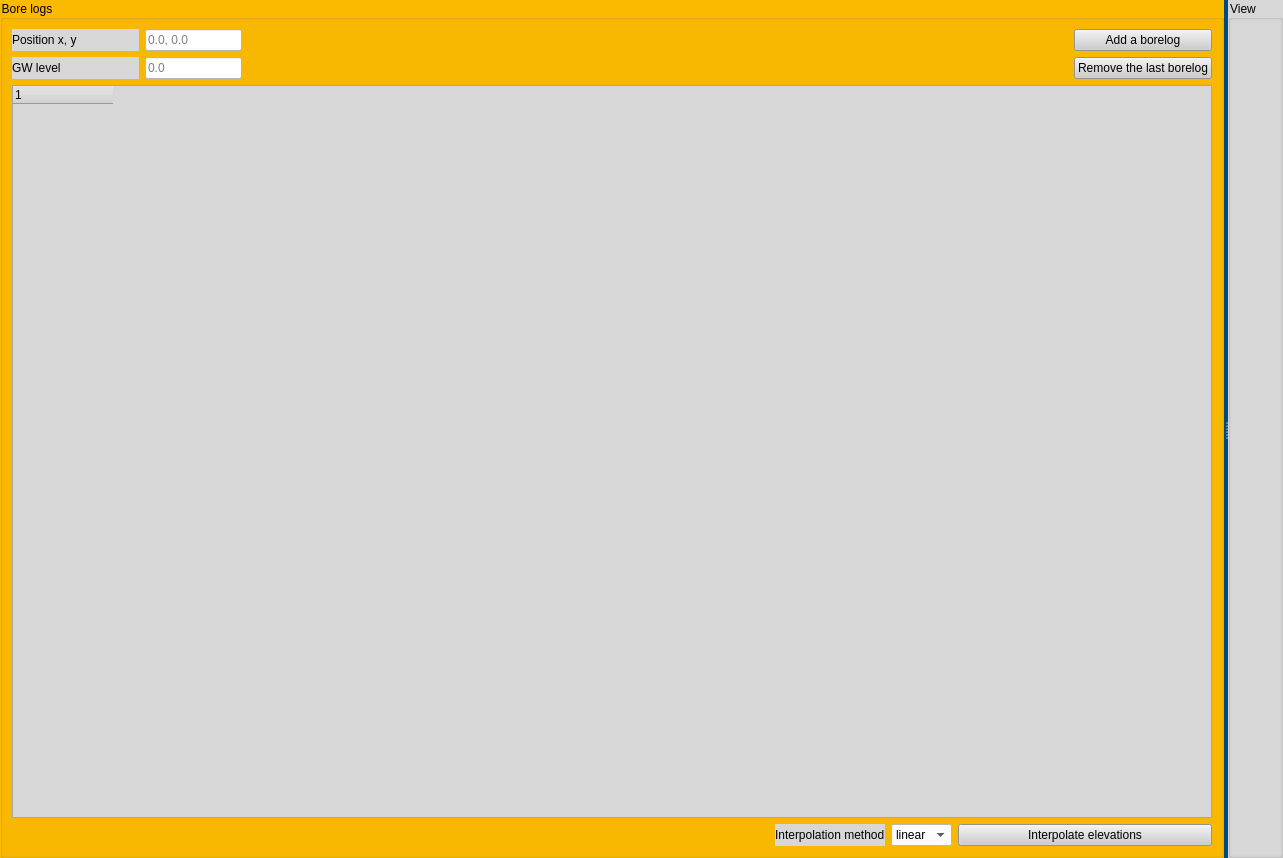
<?xml version="1.0" encoding="UTF-8"?>
<ui version="4.0">
 <class>Form</class>
 <widget class="QWidget" name="Form">
  <property name="geometry">
   <rect>
    <x>0</x>
    <y>0</y>
    <width>1283</width>
    <height>858</height>
   </rect>
  </property>
  <property name="windowTitle">
   <string>Borelog analyzer</string>
  </property>
  <property name="styleSheet">
   <string notr="true">QWidget{
background-color: rgb(0, 74, 127);
}

QPushButton{
background-color: rgb(205, 205, 205);
}

QLineEdit{
background-color:rgb(255, 255, 255)
}

QLabel{
background-color:rgb(215, 215, 215)
}

QCheckBox{
background-color:rgb(215, 215, 215)
}


QTableWidget{
background-color:rgb(215, 215, 215)
}

QComboBox{
background-color:rgb(255, 255, 255)
}</string>
  </property>
  <layout class="QVBoxLayout" name="verticalLayout">
   <property name="leftMargin">
    <number>0</number>
   </property>
   <property name="topMargin">
    <number>0</number>
   </property>
   <property name="rightMargin">
    <number>0</number>
   </property>
   <property name="bottomMargin">
    <number>0</number>
   </property>
   <item>
    <widget class="QSplitter" name="splitter">
     <property name="orientation">
      <enum>Qt::Horizontal</enum>
     </property>
     <widget class="QGroupBox" name="groupBox">
      <property name="styleSheet">
       <string notr="true">QGroupBox{
background-color: rgb(251, 185, 0);
}
</string>
      </property>
      <property name="title">
       <string>Bore logs</string>
      </property>
      <layout class="QGridLayout" name="gridLayout">
       <item row="1" column="1">
        <widget class="QLineEdit" name="lineEdit_2">
         <property name="maximumSize">
          <size>
           <width>120</width>
           <height>16777215</height>
          </size>
         </property>
         <property name="text">
          <string/>
         </property>
         <property name="placeholderText">
          <string>0.0</string>
         </property>
        </widget>
       </item>
       <item row="3" column="0" colspan="3">
        <spacer name="horizontalSpacer_3">
         <property name="orientation">
          <enum>Qt::Horizontal</enum>
         </property>
         <property name="sizeHint" stdset="0">
          <size>
           <width>826</width>
           <height>20</height>
          </size>
         </property>
        </spacer>
       </item>
       <item row="0" column="2" colspan="4">
        <spacer name="horizontalSpacer">
         <property name="orientation">
          <enum>Qt::Horizontal</enum>
         </property>
         <property name="sizeHint" stdset="0">
          <size>
           <width>889</width>
           <height>20</height>
          </size>
         </property>
        </spacer>
       </item>
       <item row="0" column="1">
        <widget class="QLineEdit" name="lineEdit">
         <property name="minimumSize">
          <size>
           <width>0</width>
           <height>0</height>
          </size>
         </property>
         <property name="maximumSize">
          <size>
           <width>120</width>
           <height>16777215</height>
          </size>
         </property>
         <property name="placeholderText">
          <string>0.0, 0.0</string>
         </property>
        </widget>
       </item>
       <item row="3" column="5" colspan="2">
        <widget class="QPushButton" name="pushButton_3">
         <property name="text">
          <string>Interpolate elevations</string>
         </property>
        </widget>
       </item>
       <item row="1" column="6">
        <widget class="QPushButton" name="pushButton_2">
         <property name="text">
          <string>Remove the last borelog</string>
         </property>
        </widget>
       </item>
       <item row="3" column="3">
        <widget class="QLabel" name="label_3">
         <property name="text">
          <string>Interpolation method</string>
         </property>
        </widget>
       </item>
       <item row="0" column="0">
        <widget class="QLabel" name="label">
         <property name="maximumSize">
          <size>
           <width>150</width>
           <height>16777215</height>
          </size>
         </property>
         <property name="text">
          <string>Position x, y</string>
         </property>
        </widget>
       </item>
       <item row="1" column="0">
        <widget class="QLabel" name="label_2">
         <property name="maximumSize">
          <size>
           <width>150</width>
           <height>16777215</height>
          </size>
         </property>
         <property name="text">
          <string>GW level</string>
         </property>
        </widget>
       </item>
       <item row="3" column="4">
        <widget class="QComboBox" name="comboBox">
         <property name="sizePolicy">
          <sizepolicy hsizetype="Fixed" vsizetype="Fixed">
           <horstretch>0</horstretch>
           <verstretch>0</verstretch>
          </sizepolicy>
         </property>
         <property name="styleSheet">
          <string notr="true">background-color: rgb(255, 255, 255);</string>
         </property>
         <item>
          <property name="text">
           <string>linear</string>
          </property>
         </item>
         <item>
          <property name="text">
           <string>cubic</string>
          </property>
         </item>
        </widget>
       </item>
       <item row="0" column="6">
        <widget class="QPushButton" name="pushButton">
         <property name="text">
          <string>Add a borelog</string>
         </property>
        </widget>
       </item>
       <item row="2" column="0" colspan="7">
        <widget class="QTreeWidget" name="treeWidget">
         <property name="styleSheet">
          <string notr="true">background-color: rgb(215, 215, 215);</string>
         </property>
         <attribute name="headerDefaultSectionSize">
          <number>80</number>
         </attribute>
         <attribute name="headerStretchLastSection">
          <bool>false</bool>
         </attribute>
         <column>
          <property name="text">
           <string notr="true">1</string>
          </property>
         </column>
        </widget>
       </item>
       <item row="1" column="2" colspan="4">
        <spacer name="horizontalSpacer_2">
         <property name="orientation">
          <enum>Qt::Horizontal</enum>
         </property>
         <property name="sizeHint" stdset="0">
          <size>
           <width>889</width>
           <height>20</height>
          </size>
         </property>
        </spacer>
       </item>
      </layout>
     </widget>
     <widget class="QGroupBox" name="groupBox_2">
      <property name="styleSheet">
       <string notr="true">background-color: rgb(215, 215, 215);</string>
      </property>
      <property name="title">
       <string>View</string>
      </property>
      <layout class="QVBoxLayout" name="verticalLayout_2">
       <property name="leftMargin">
        <number>0</number>
       </property>
       <property name="topMargin">
        <number>0</number>
       </property>
       <property name="rightMargin">
        <number>0</number>
       </property>
       <property name="bottomMargin">
        <number>0</number>
       </property>
       <item>
        <widget class="QWidget" name="widget" native="true"/>
       </item>
      </layout>
     </widget>
    </widget>
   </item>
  </layout>
 </widget>
 <resources/>
 <connections/>
</ui>
